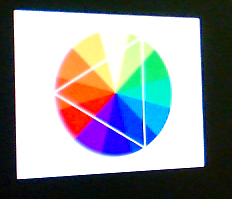
#> input picture acha limites.png, 232 x 199 px
$ python limites.py
#> lines starting #> are read from the running program, lines starting #| are printed output that depends on the picture
import cv2
import numpy as np
ri, gi, bi = 0,0,0
rs, gs, bs = 1,1,1

def setri(rn):
    global ri
    ri = rn
    apply()

def setgi(gn):
    global gi
    gi = gn
    apply()

def setbi(bn):
    global bi
    bi = bn
    apply()


def setrs(rn):
    global rs
    rs = rn
    apply()


def setgs(gn):
    global gs
    gs = gn
    apply()


def setbs(bn):
    global bs
    bs = bn
    apply()

def apply():
    global ri,gi,bi,rs,gs,bs, imagem
    lower = [bi,gi,ri]
    upper = [bs,gs,rs]
    lower = np.array(lower, dtype="uint8")
    upper = np.array(upper, dtype="uint8")

    # find the colors within the specified boundaries and apply
    # the mask
    mask = cv2.inRange(imagem, lower, upper)
    output = cv2.bitwise_and(imagem, imagem, mask=mask)

    # show the images
    cv2.imshow("limites", np.hstack([imagem, output]))

imagem = cv2.imread("acha limites.png")
#> imagem is the input picture: shape (199, 232, 3); mean B, G, R 151.8, 147.3, 144
cv2.imshow("limites", np.hstack([imagem,imagem]))
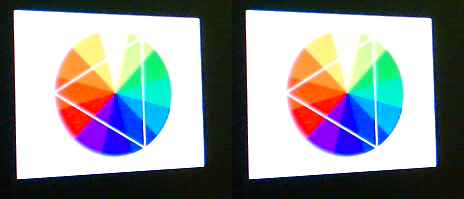
#> window 'limites': shape (199, 464, 3); mean B, G, R 151.8, 147.3, 144
trackbarName = "Ri"
cv2.createTrackbar(trackbarName,"limites",ri,255,setri)
#> slider 'Ri' is set to 85
trackbarName = "Gi"
cv2.createTrackbar(trackbarName,"limites",gi,255,setgi)
#> slider 'Gi' is set to 85
trackbarName = "Bi"
cv2.createTrackbar(trackbarName,"limites",bi,255,setbi)
#> slider 'Bi' is set to 85
trackbarName = "Rs"
cv2.createTrackbar(trackbarName,"limites",rs,255,setrs)
trackbarName = "Gs"
cv2.createTrackbar(trackbarName,"limites",gs,255,setgs)
trackbarName = "Bs"
cv2.createTrackbar(trackbarName,"limites",bs,255,setbs)

cv2.waitKey(0)
#> in apply, `mask = cv2.inRange(imagem, lower, upper)`: mask: shape (199, 232); every value is 0
#> in apply, `output = cv2.bitwise_and(imagem, imagem, mask=mask)`: output: shape (199, 232, 3); every value is 0
#> in apply, `cv2.imshow("limites", np.hstack([imagem, output]))`:
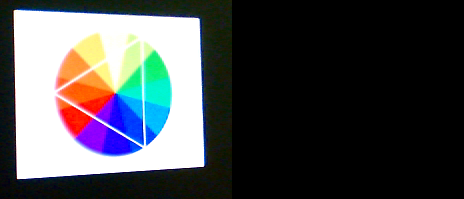
#> window 'limites': shape (199, 464, 3); mean B, G, R 75.9, 73.6, 72
cv2.destroyAllWindows()
